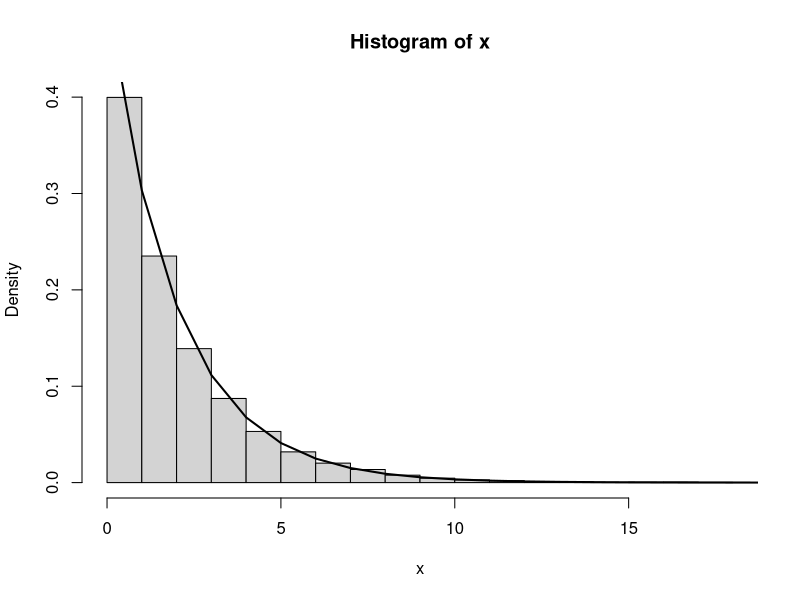
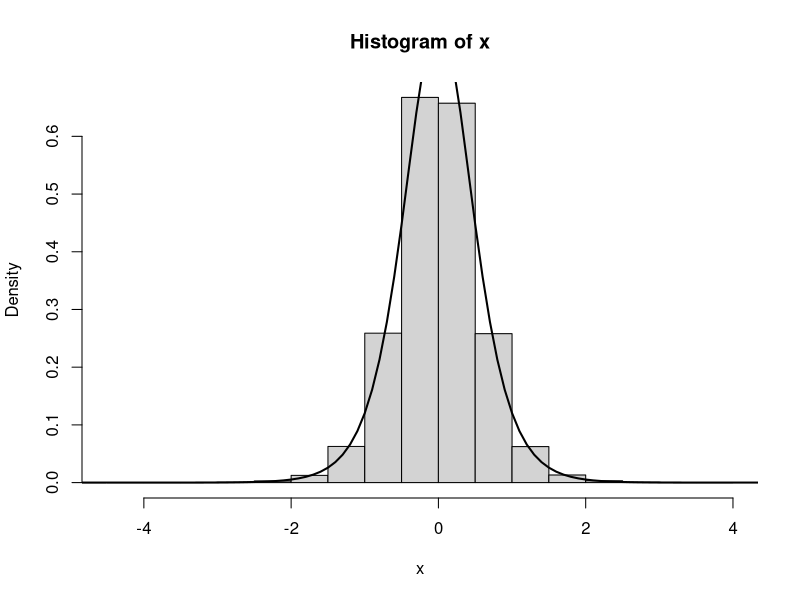

Recreate these plots in R, in order. (Note: this script raises an error after producing the figures.)
#PROBLEM A
#Exponential distribution
rExpo <- function(n,lambda){ 
  u <- runif(n)
  -log(u)/lambda  
}

#Schape of Exp. Dist.
x <- rExpo(n=10000,lambda=0.5)
hist(x,freq=FALSE)
t <- 0:1000/1
lines(t,dexp(t,rate=0.5),lwd=2)

#Problem A2 c)
#Function that generate from pdf "f"
rF <- function(n,alpha){ 
   u <- runif(n)
   -log(1/u-1)/alpha
}

#Probability denisity function
f <- function(t, alpha){
    alpha*exp(alpha*t)/(1+exp(alpha*t))^2
}

#Plots of denisities
x <- rF(100000,3.2)
hist(x,freq=FALSE)
t <- -100:100/10
lines(t,f(t,3.2),lwd=2)

y <- f(t, 2)

Var<- function(t, alpha){  
    v=0
    v = sum(t^2*f(t, alpha))
    return(v)
}
Var(t, 2)


rG <- function(alpha, n)
{
   x = 1:n
   u = 1:n
   u[i] <- runif(n)
   for(i in 1:n){
   if(any(u < (exp(1)/(exp(1) + alpha)))){ 
      x[i] <- ((exp(1) + alpha) / exp(1) * u)^(1/alpha)
   }
   else
       x[i] <- -log( 1/(1 - u), base = exp(1)) + log(exp(1) * alpha/(exp(1) + alpha), base = exp(1)) 
   }   
   hist(x, freq = FALSE)
}
rG(0.3, 100)
hist(x,freq=FALSE)

g <- function(alpha){
   c = (alpha+exp(1))/(alpha*exp(1))
   curve( (x<1)*(c*x^(alpha-1)) + (!(x<1))*c*exp(-x), 0, 10)
}